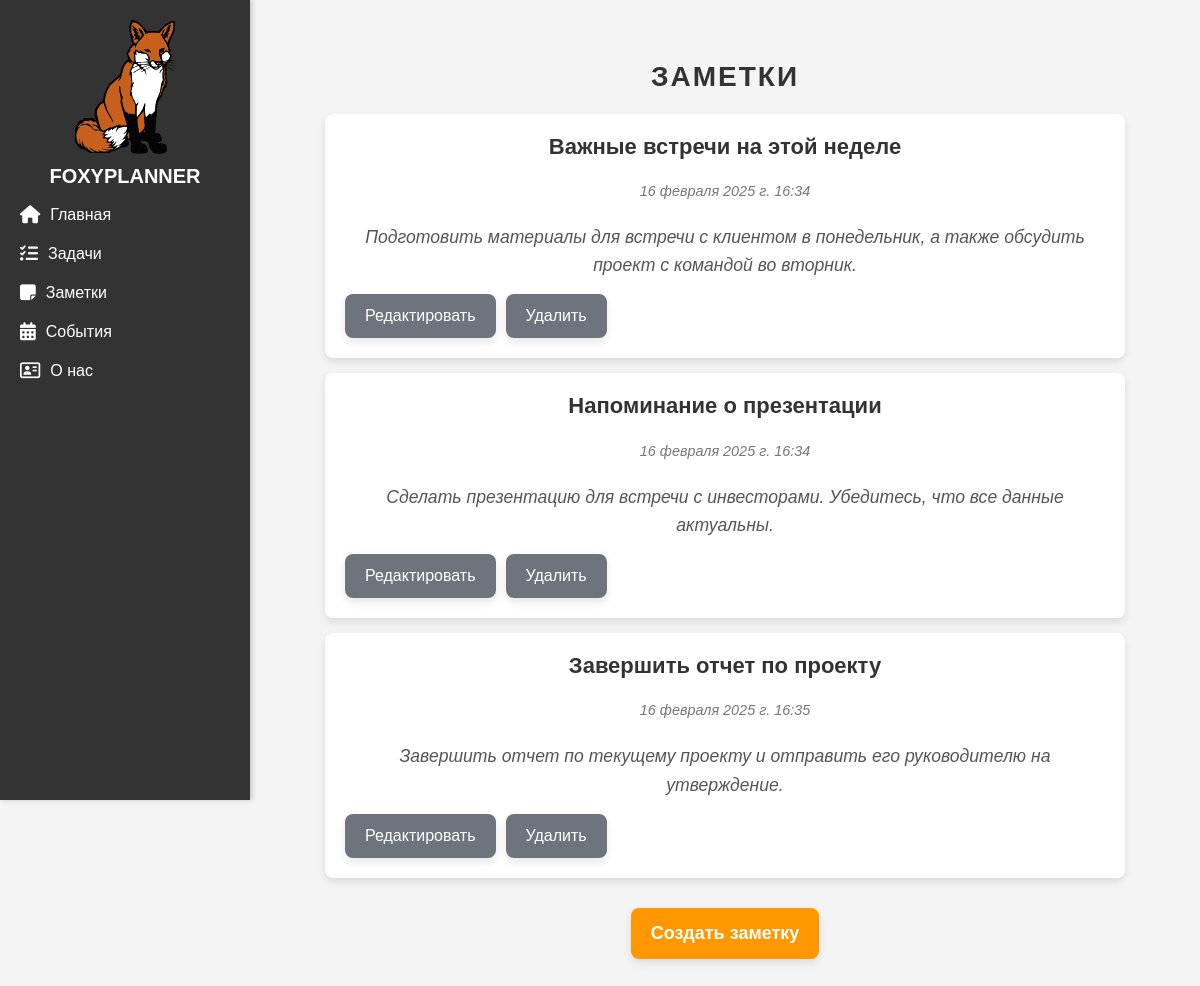
/notes/, run on an earlier commit of the app's database.
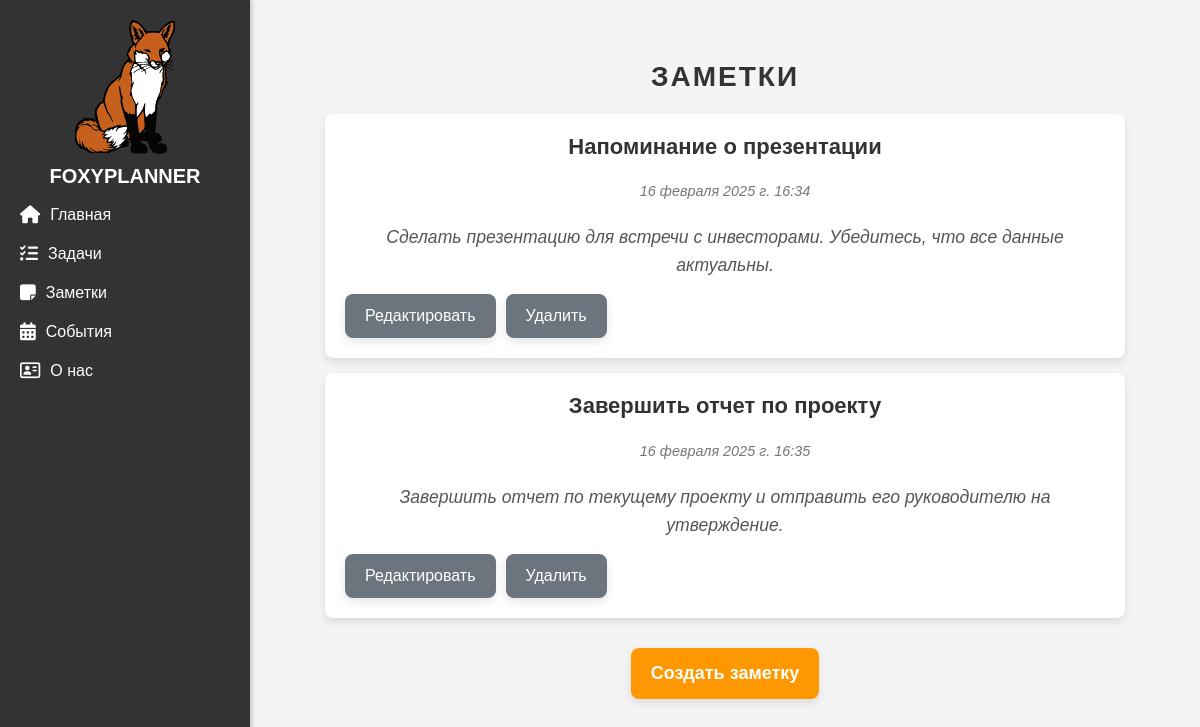
And on a later commit of the database.
### notes/models.py (models this page shows, shortened)
class Note(models.Model):
    title = models.CharField(max_length=200, verbose_name="Название")
    description = models.TextField(verbose_name="Описание")
    created_at = models.DateTimeField(auto_now_add=True, verbose_name="Дата создания")
    class Meta:
        verbose_name = "Заметка"
        verbose_name_plural = "Заметки"

### notes/views.py (the view)
# urls.py: path('notes/', include ('notes.urls'))
def notes(request):
    notes = Note.objects.order_by('created_at')
    return render(request, 'notes/notes.html', {'notes': notes})

### notes/templates/notes/notes.html (shortened to what this page needs)
{% extends 'main/layout.html'%}
{% block content %}
<h1>Заметки</h1>
{% if notes %}
    <ul class="notes-list">
        {% for note in notes %}
            <li class="note-item">
                <h2 class="note-title">{{ note.title }}</h2>
                <p class="note-date">{{ note.created_at }}</p>
                <p class="note-description">{{ note.description }}</p>
                <div class="note-actions">
                    <a href="{% url 'edit_note' note.id %}" class="edit-button">Редактировать</a>
                    <a href="{% url 'delete_note' note.id %}" class="delete-button" onclick="return confirm('Вы уверены, что хотите удалить эту заметку?')">Удалить</a>
                </div>
            </li>
        {% endfor %}
    </ul>
{% else %}
    <p class="no-notes">Заметки отсутствуют</p>
{% endif %}
<div class="create-note">
    <a href="{% url 'create_note' %}" class="create-button">Создать заметку</a>
</div>
{% endblock %}

What changed in the data, as far as the page shows it:
removed Note: title "Важные встречи на этой неделе", created_at "16 февраля 2025 г. 16:34", description "Подготовить материалы для встречи с клиентом в понедельник, а также обсудить проект с командой во вторник."
